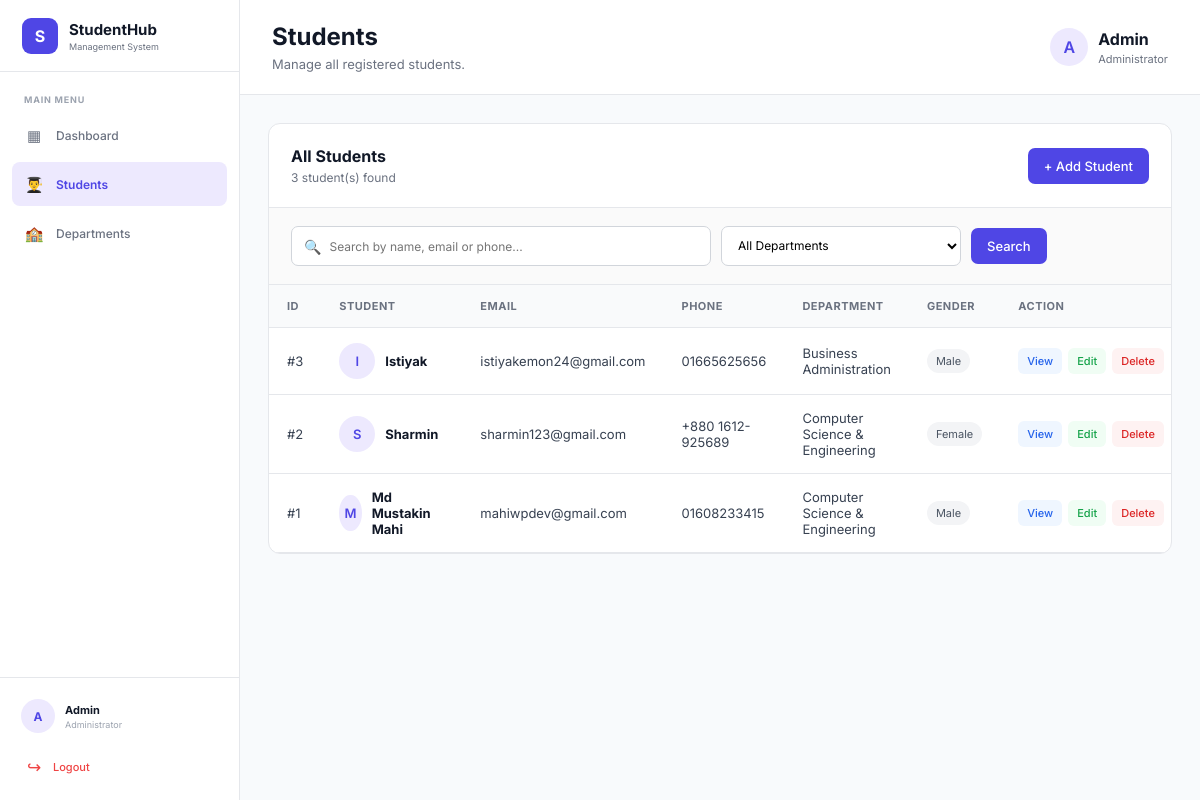
Page /students/index.php (signed in) on the committed database.
### tables this page shows
CREATE TABLE `students` (
  `id` int(11) NOT NULL,
  `name` varchar(100) NOT NULL,
  `email` varchar(100) NOT NULL,
  `phone` varchar(30) DEFAULT NULL,
  `dob` date DEFAULT NULL,
  `gender` enum('Male','Female','Other') DEFAULT NULL,
  `department_id` int(11) DEFAULT NULL,
  `address` text DEFAULT NULL,
  `created_at` timestamp NOT NULL DEFAULT current_timestamp()
);

CREATE TABLE `departments` (
  `id` int(11) NOT NULL,
  `name` varchar(100) NOT NULL,
  `created_at` timestamp NOT NULL DEFAULT current_timestamp()
);

### students/index.php (the view, shortened to what this page needs)
<?php
require_once "../config/db.php";
$search = trim($_GET['search'] ?? '');
$per_page = 8;
$page = isset($_GET['page'])
    ? max(1, (int) $_GET['page'])
    : 1;
$offset = ($page - 1) * $per_page;
$params = [];
$types = "";
$where_sql = '';
$count_sql = "
    SELECT COUNT(*) AS total
    FROM students
    $where_sql
";
$count_stmt = $conn->prepare($count_sql);
$count_stmt->execute();
$count_result = $count_stmt->get_result();
$total_students = $count_result->fetch_assoc()['total'];
$sql = "
    SELECT
        students.*,
        departments.name AS department_name
    FROM students
    LEFT JOIN departments
        ON students.department_id = departments.id
    $where_sql
    ORDER BY students.id DESC
    LIMIT ? OFFSET ?
";
$stmt = $conn->prepare($sql);
if (!empty($params)) {
    $student_types = $types . "ii";
    $student_params = [
        ...$params,
        $per_page,
        $offset
    ];
    $stmt->bind_param(
        $student_types,
        ...$student_params
    );
} else {
    $stmt->bind_param(
        "ii",
        $per_page,
        $offset
    );
}
$stmt->execute();
$result = $stmt->get_result();
?>
<?php include "../includes/header.php"; ?>
<?php include "../includes/sidebar.php"; ?>
<main class="main-content">
    <header class="topbar">
        <div>
            <h1>Students</h1>
            <p>
                Manage all registered students.
            </p>
        </div>
        <div class="profile">
            <div class="avatar">
                A
            </div>
            <div>
                <strong>Admin</strong>
                <span>
                    Administrator
                </span>
            </div>
        </div>
    </header>
    <section class="dashboard-content">
        <div class="content-card">
            <div class="card-header">
                <div>
                    <h2>
                        All Students
                    </h2>
                    <p>
                        <?php echo $total_students; ?>
                        student(s) found
                    </p>
                </div>
                <a
                    href="create.php"
                    class="btn btn-primary"
                >
                    + Add Student
                </a>
            </div>
            <form
                method="GET"
                class="filter-bar"
            >
                <div class="search-box">
                    <span>
                        🔍
                    </span>
                    <input
                        type="text"
                        name="search"
                        placeholder="Search by name, email or phone..."
                        value="<?php echo htmlspecialchars($search); ?>"
                    >
                </div>
                <select
                    name="department"
                    class="filter-select"
                >
                    <option value="">
                        All Departments
                    </option>
                </select>
                <button
                    type="submit"
                    class="btn btn-primary"
                >
                    Search
                </button>
            </form>
            <div class="table-wrapper">
                <?php if ($result->num_rows > 0): ?>
                    <table class="data-table">
                        <thead>
                            <tr>
                                <th>
                                    ID
                                </th>
                                <th>
                                    Student
                                </th>
                                <th>
                                    Email
                                </th>
                                <th>
                                    Phone
                                </th>
                                <th>
                                    Department
                                </th>
                                <th>
                                    Gender
                                </th>
                                <th>
                                    Action
                                </th>
                            </tr>
                        </thead>
                        <tbody>
                            <?php while ($student = $result->fetch_assoc()): ?>
                                <tr>
                                    <td>
                                        #<?php
                                        echo $student['id'];
                                        ?>
                                    </td>
                                    <td>
                                        <div class="student-info">
                                            <div class="student-avatar">
                                                <?php
                                                echo strtoupper(
                                                    substr(
                                                        $student['name'],
                                                        0,
                                                        1
                                                    )
                                                );
                                                ?>
                                            </div>
                                            <strong>
                                                <?php
                                                echo htmlspecialchars(
                                                    $student['name']
                                                );
                                                ?>
                                            </strong>
                                        </div>
                                    </td>
                                    <td>
                                        <?php
                                        echo htmlspecialchars(
                                            $student['email']
                                        );
                                        ?>
                                    </td>
                                    <td>
                                        <?php
                                        echo htmlspecialchars(
                                            $student['phone']
                                            ?: '-'
                                        );
                                        ?>
                                    </td>
                                    <td>
                                        <?php
                                        echo htmlspecialchars(
                                            $student['department_name']
                                            ?? 'Not Assigned'
                                        );
                                        ?>
                                    </td>
                                    <td>
                                        <span class="badge">
                                            <?php
                                            echo htmlspecialchars(
                                                $student['gender']
                                                ?: '-'
                                            );
                                            ?>
                                        </span>
                                    </td>
                                    <td>
                                        <div class="actions">
                                            <a
                                                href="view.php?id=<?php echo $student['id']; ?>"
                                                class="action-btn view"
                                            >
                                                View
                                            </a>
                                            <a
                                                href="edit.php?id=<?php echo $student['id']; ?>"
                                                class="action-btn edit"
                                            >
                                                Edit
                                            </a>
                                            <a
                                                href="delete.php?id=<?php echo $student['id']; ?>"
                                                class="action-btn delete"
                                                onclick="return confirm('Are you sure you want to delete this student?');"
                                            >
                                                Delete
                                            </a>
                                        </div>
                                    </td>
                                </tr>
                            <?php endwhile; ?>
                        </tbody>
                    </table>
                <?php endif; ?>
            </div>
        </div>
    </section>
</main>
<?php include "../includes/footer.php"; ?>

### assets/css/style.css (style rules this page uses)
* { margin: 0; padding: 0; box-sizing: border-box; }
:root { --primary: #4f46e5; --primary-dark: #4338ca; --bg: #f8fafc; --sidebar: #111827; --text: #111827; --muted: #6b7280; --border: #e5e7eb; --white: #ffffff; --danger: #ef4444; --success: #10b981; }
body { font-family: 'Inter', sans-serif; background: var(--bg); color: var(--text); }
a { text-decoration: none; color: inherit; }
button, input, select, textarea { font-family: inherit; }
.main-content { margin-left: (100% - 240px); min-height: 100vh; box-sizing: border-box; }
.topbar { background: white; border-bottom: 1px solid var(--border); padding: 22px 32px; display: flex; align-items: center; justify-content: space-between; }
.topbar h1 { font-size: 24px; margin-bottom: 5px; }
.topbar p { color: var(--muted); font-size: 13px; }
.profile { display: flex; align-items: center; gap: 10px; }
.profile span { display: block; color: var(--muted); font-size: 11px; margin-top: 3px; }
.avatar { width: 38px; height: 38px; background: #ede9fe; color: var(--primary); border-radius: 50%; display: flex; align-items: center; justify-content: center; font-weight: 600; }
.dashboard-content { padding: 30px; }
.content-card { background: white; border: 1px solid var(--border); border-radius: 12px; overflow: hidden; }
.card-header { padding: 22px; display: flex; justify-content: space-between; align-items: center; border-bottom: 1px solid var(--border); }
.card-header h2 { font-size: 16px; }
.card-header p { color: var(--muted); font-size: 12px; margin-top: 4px; }
.btn { display: inline-flex; align-items: center; justify-content: center; padding: 10px 16px; border-radius: 7px; font-size: 13px; font-weight: 500; border: none; cursor: pointer; }
.btn-primary { background: var(--primary); color: white; }
.table-wrapper { width: 100%; overflow-x: auto; }
.data-table { width: 100%; border-collapse: collapse; min-width: 900px; }
.data-table th { background: #f9fafb; color: #6b7280; font-size: 11px; text-transform: uppercase; letter-spacing: 0.5px; text-align: left; padding: 14px 18px; border-bottom: 1px solid var(--border); }
.data-table td { padding: 15px 18px; border-bottom: 1px solid var(--border); font-size: 13px; color: #374151; }
.student-info { display: flex; align-items: center; gap: 10px; }
.student-info strong { color: #111827; }
.student-avatar { width: 36px; height: 36px; border-radius: 50%; background: #ede9fe; color: var(--primary); display: flex; align-items: center; justify-content: center; font-weight: 600; font-size: 13px; }
.badge { display: inline-block; padding: 5px 9px; border-radius: 20px; background: #f3f4f6; color: #4b5563; font-size: 11px; }
.actions { display: flex; gap: 6px; }
.action-btn { padding: 6px 9px; border-radius: 6px; font-size: 11px; font-weight: 500; }
.action-btn.view { background: #eff6ff; color: #2563eb; }
.action-btn.edit { background: #f0fdf4; color: #16a34a; }
.action-btn.delete { background: #fef2f2; color: #dc2626; }
.filter-bar { padding: 18px 22px; background: #fafafa; border-bottom: 1px solid var(--border); display: flex; align-items: center; gap: 10px; }
.search-box { flex: 1; max-width: 420px; height: 40px; background: white; border: 1px solid #d1d5db; border-radius: 7px; display: flex; align-items: center; padding: 0 12px; transition: 0.2s; }
.search-box span { font-size: 14px; margin-right: 8px; }
.search-box input { border: none; outline: none; width: 100%; font-size: 12px; }
.filter-select { height: 40px; min-width: 200px; border: 1px solid #d1d5db; border-radius: 7px; background: white; padding: 0 12px; font-size: 12px; outline: none; }
.main-content { margin-left: 240px; width: calc(100% - 240px); min-height: 100vh; box-sizing: border-box; }
.topbar { width: 100%; box-sizing: border-box; }
.dashboard-content { width: 100%; max-width: none; padding: 28px; box-sizing: border-box; }
.content-card { width: 100%; max-width: none; box-sizing: border-box; }

### rows in the picture
students: id "3", name "I", name "Istiyak", email "istiyakemon24@gmail.com", phone "01665625656", department.name "Business Administration", gender "Male"
students: id "2", name "S", name "Sharmin", email "sharmin123@gmail.com", phone "+880 1612-925689", department.name "Computer Science & Engineering", gender "Female"
students: id "1", name "M", name "Md Mustakin Mahi", email "mahiwpdev@gmail.com", phone "01608233415", department.name "Computer Science & Engineering", gender "Male"

### other values in the picture
$admin_initial "A"
$admin_name "Admin"
$total_students "3"
